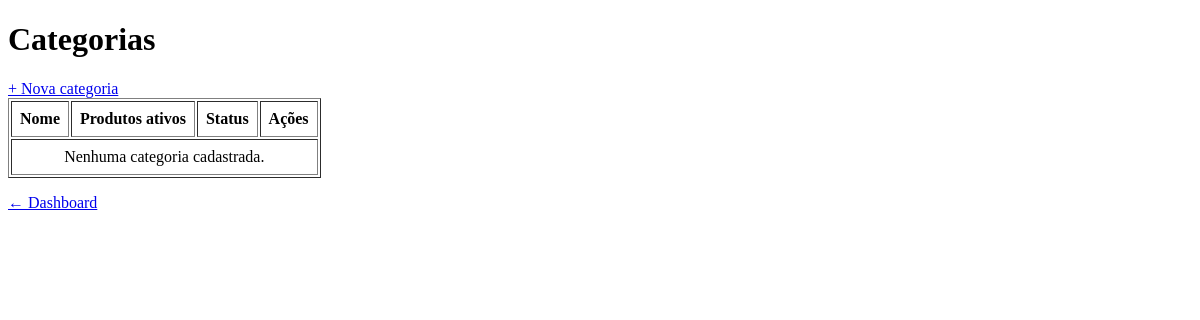
/categorias/ (signed in), run on an earlier commit of the app's database.
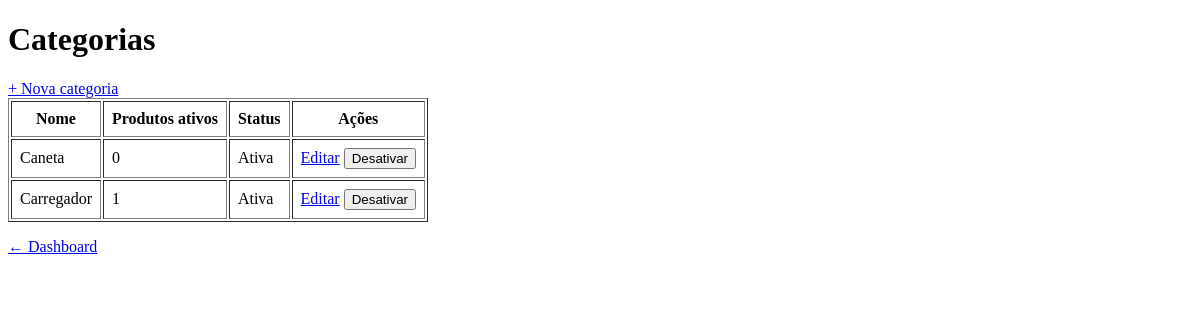
And on a later commit of the database.
### app/models/categoria.py (models this page shows)
class Categoria(Base):
    __tablename__ = "categorias"
    id = Column(Integer, primary_key=True, autoincrement=True, index=True)
    nome = Column(String(100), nullable=False, unique=True)
    ativo = Column(Boolean, default=True)
    produtos = relationship("Produto", back_populates="categoria", lazy="select")

### app/controllers/categoria_controller.py (the view)
@router.get("/")
def listar_categorias(
    request: Request,
    db: Session = Depends(get_db),
    admin = Depends(get_admin)
):
    categorias = db.query(Categoria).order_by(Categoria.nome).all()
    return templates.TemplateResponse(
        request,
        "categorias/index.html",
        {
            "request":    request,
            "usuario":    admin,
            "categorias": categorias,
        }
    )

### app/templates/categorias/index.html (shortened to what this page needs)
<!DOCTYPE html>
<html lang="pt-br">
<head>
</head>
<body>
    <h1>Categorias</h1>
    <a href="/categorias/nova">+ Nova categoria</a>
    <table border="1" cellpadding="8">
        <thead>
            <tr>
                <th>Nome</th>
                <th>Produtos ativos</th>
                <th>Status</th>
                <th>Ações</th>
            </tr>
        </thead>
        <tbody>
            {% for c in categorias %}
            <tr>
                <td>{{ c.nome }}</td>
                <td>
                    {{ c.produtos | selectattr('ativo') | list | length }}
                </td>
                <td>{{ "Ativa" if c.ativo else "Inativa" }}</td>
                <td>
                    <a href="/categorias/{{ c.id }}/editar">Editar</a>
                    <form action="/categorias/{{ c.id }}/toggle-ativo"
                          method="post"
                          style="display:inline">
                        <button type="submit">
                            {{ "Desativar" if c.ativo else "Ativar" }}
                        </button>
                    </form>
                </td>
            </tr>
            {% endfor %}
            {% if not categorias %}
            <tr>
                <td colspan="4" style="text-align:center">
                    Nenhuma categoria cadastrada.
                </td>
            </tr>
            {% endif %}
        </tbody>
    </table>
    <p><a href="/">← Dashboard</a></p>
</body>
</html>

What changed in the data, as far as the page shows it:
added Categoria: nome "Caneta", produtos|selectattr "0", ativo "Ativa", ativo "Desativar"
added Categoria: nome "Carregador", produtos|selectattr "1", ativo "Ativa", ativo "Desativar"
Also different on the page:
text no longer shown: "Nenhuma categoria cadastrada."
